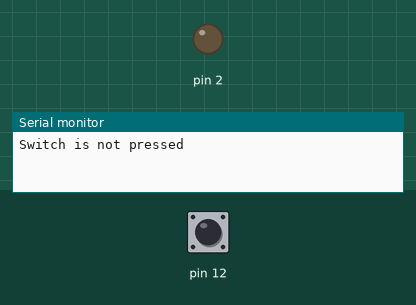
The sketch below on a simulated Arduino Uno, built with avr-gcc and run on an emulated ATmega328P. Shown: output pins drawn as LEDs (lit = HIGH), the last lines printed to the serial monitor. Inputs (shaded band) come from the test bench; at power-on: pin 12 HIGH.

Above: at 1.2 s.
1.3 s: pin 12 pulled LOW for 0.15 s
At 2.1 s:
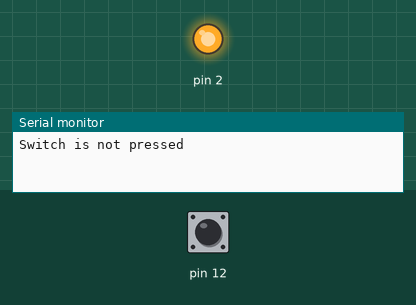
3.8 s: pin 12 pulled LOW for 3.2 s
At 8.9 s:
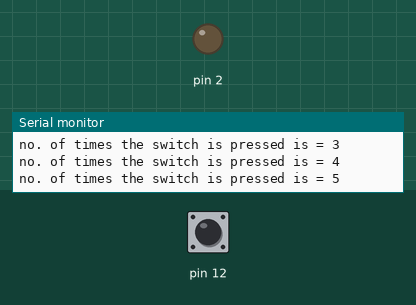
Timing chart, 0 to 10.4 s (numbered marks = the images above; inputs shaded):
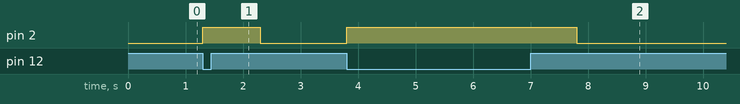

Measured:
- after the input at 1.3 s, pin 2: LOW → HIGH at once, → LOW 1.0 s later
- after the input at 3.8 s, pin 2: LOW → HIGH at once, → LOW 4.0 s later

The sketch:

serial_count_switch.ino
```cpp
int count = 0;
void setup() {
  // put your setup code here, to run once:
  pinMode(12, INPUT);
  pinMode(2, OUTPUT);
  digitalWrite(12, HIGH);
  Serial.begin(9600);
  Serial.print("Switch is not pressed");

}

void loop() {
  // put your main code here, to run repeatedly:
  int sw = digitalRead(12);
  if (sw == LOW)
  {
    digitalWrite(2, HIGH);
    delay(1000);
    count++;
    Serial.print("\nno. of times the switch is pressed is = ");
    Serial.print(count);
  }
  else
    digitalWrite(2, LOW);
}
```
